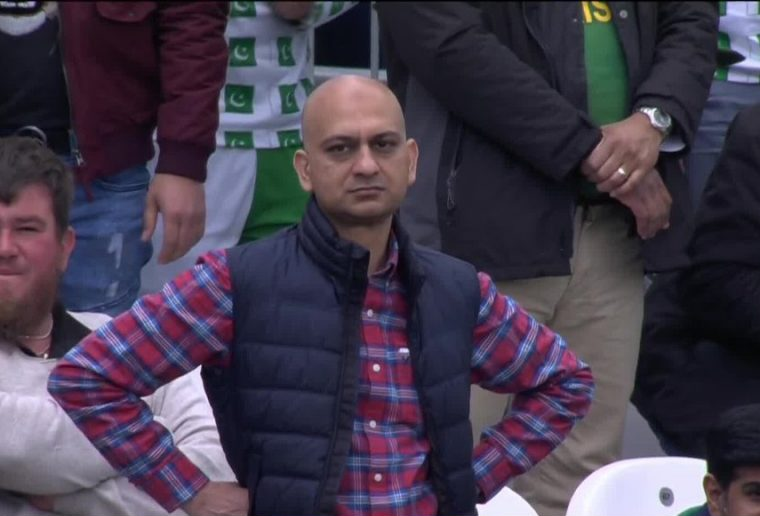
#> input picture A2_New/bald.png, 760 x 516 px
$ python a2.py
#> lines starting #> are read from the running program, lines starting #| are printed output that depends on the picture
import cv2
import numpy as np
import matplotlib.pyplot as plt

# Read the image
image = cv2.imread('bald.png', cv2.IMREAD_GRAYSCALE)
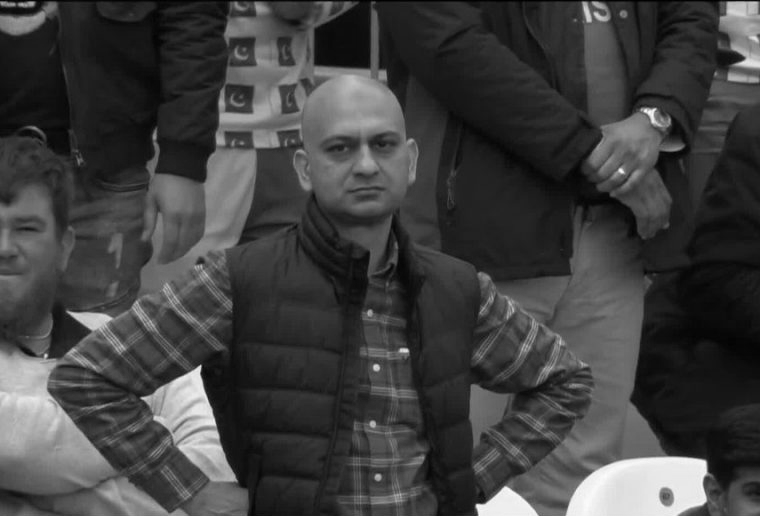
#> image: shape (516, 760); min 0, max 252, mean 64

# Calculate the histogram of the original image
hist_original, bins_original = np.histogram(image.flatten(), 256, [0, 256])
#> hist_original = 256 values, max 7290 at index 34, min 0 at index 253, mean 1531.9; bins_original = 257 values from 0 to 256

# Compute the CDF of the original histogram
cdf_original = hist_original.cumsum()
#> cdf_original = 256 values from 56 to 392160
cdf_normalized_original = cdf_original * hist_original.max() / cdf_original.max()
#> cdf_normalized_original = 256 values from 1.04 to 7290

# Histogram equalization
equ = cv2.equalizeHist(image)
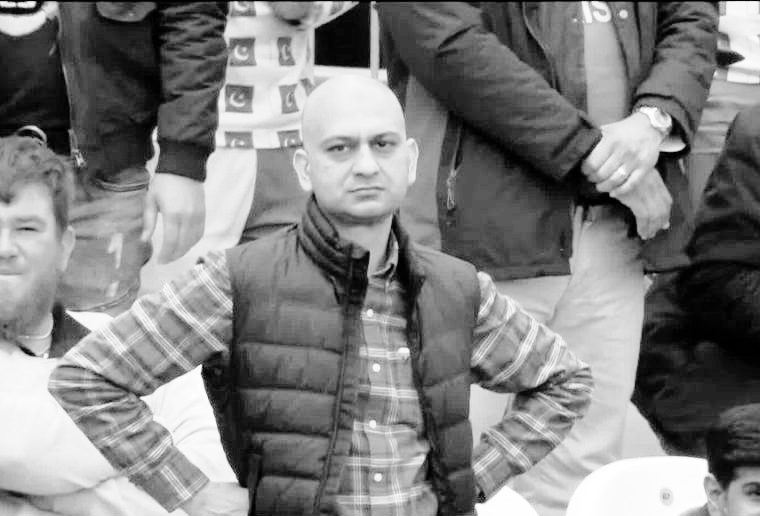
#> equ: shape (516, 760); min 0, max 255, mean 128.6

# Calculate the histogram of the enhanced image
hist_enhanced, bins_enhanced = np.histogram(equ.flatten(), 256, [0, 256])
#> hist_enhanced = 256 values, max 7290 at index 83, min 0 at index 5, mean 1531.9; bins_enhanced = 257 values from 0 to 256

# Compute the CDF of the enhanced histogram
cdf_enhanced = hist_enhanced.cumsum()
#> cdf_enhanced = 256 values from 654 to 392160
cdf_normalized_enhanced = cdf_enhanced * hist_enhanced.max() / cdf_enhanced.max()
#> cdf_normalized_enhanced = 256 values from 12.16 to 7290

# Plotting
plt.figure(figsize=(12, 6))

plt.subplot(2, 2, 1)
plt.imshow(image, cmap='gray')
plt.title('Original Image')

plt.subplot(2, 2, 2)
plt.plot(cdf_normalized_original, color='b')
plt.hist(image.flatten(), 256, [0, 256], color='r')
plt.title('Histogram of Original Image')

plt.subplot(2, 2, 3)
plt.imshow(equ, cmap='gray')
plt.title('Equalized Image')

plt.subplot(2, 2, 4)
plt.plot(cdf_normalized_enhanced, color='b')
plt.hist(equ.flatten(), 256, [0, 256], color='r')
plt.title('Histogram of Equalized Image')

plt.show()
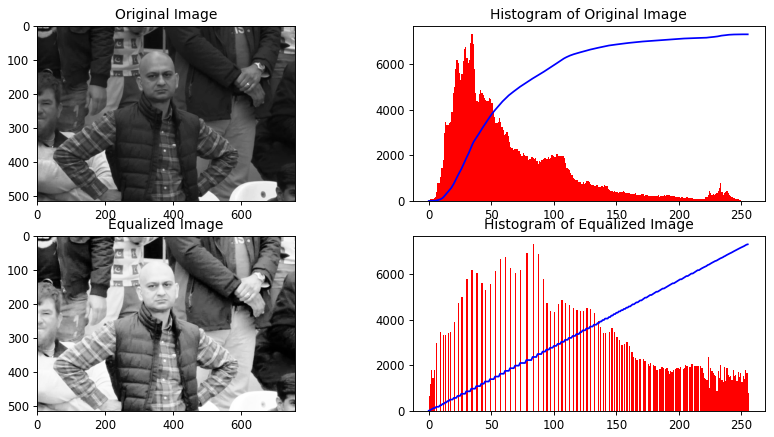
#> figure drawn by matplotlib, 4 panels; panel 2: tallest bar 7290 high, from x = 34 to 35; panel 2: curve peaks at x = 252, y = 7290; panel 4: tallest bar 7290 high, from x = 83 to 84; panel 4: curve peaks at x = 255, y = 7290

$ run again, with A2_New/Cheetah.jpg saved as A2_New/bald.png
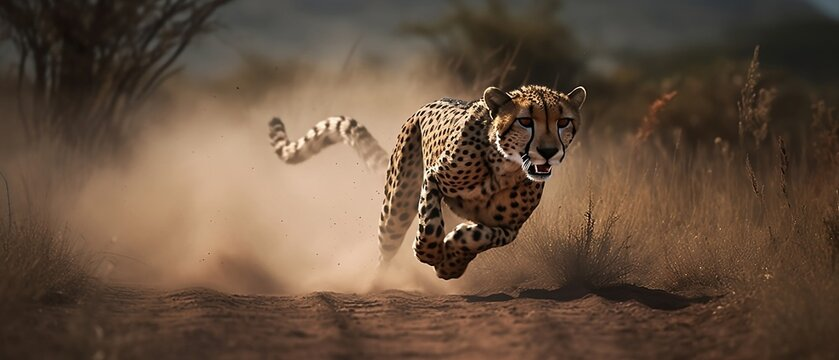
#> input picture A2_New/Cheetah.jpg, 839 x 360 px
#> hist_original = 256 values, max 4027 at index 54, min 0 at index 254, mean 1179.8; bins_original = 257 values from 0 to 256
#> cdf_original = 256 values from 36 to 302040
#> cdf_normalized_original = 256 values from 0.48 to 4027
#> `equ = cv2.equalizeHist(image)`:
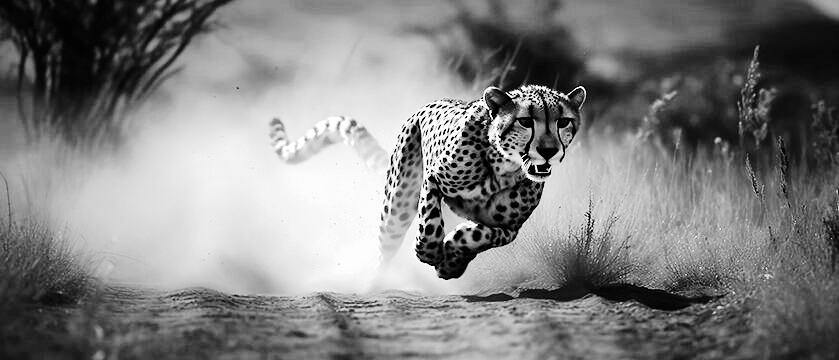
#> equ: shape (360, 839); min 0, max 255, mean 128.5
#> hist_enhanced = 256 values, max 4027 at index 76, min 0 at index 10, mean 1179.8; bins_enhanced = 257 values from 0 to 256
#> cdf_enhanced = 256 values from 606 to 302040
#> cdf_normalized_enhanced = 256 values from 8.08 to 4027
#> `plt.show()`:
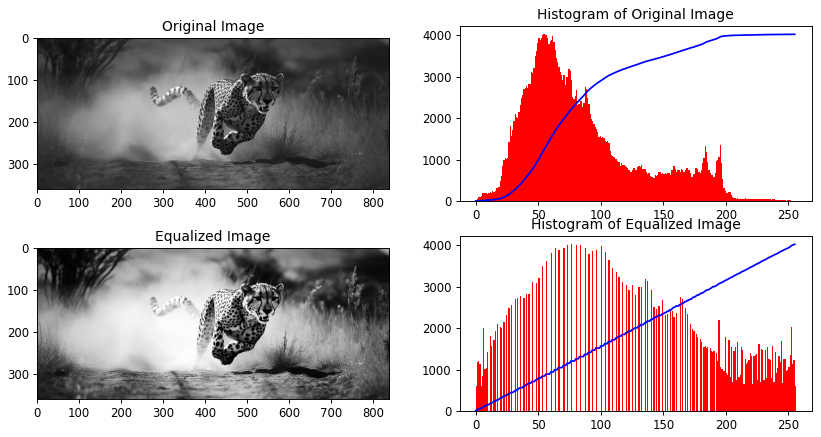
#> figure drawn by matplotlib, 4 panels; panel 2: tallest bar 4027 high, from x = 54 to 55; panel 2: curve peaks at x = 253, y = 4027; panel 4: tallest bar 4027 high, from x = 76 to 77; panel 4: curve peaks at x = 255, y = 4027
